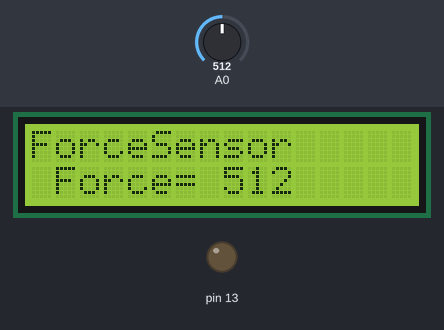
This sketch was run on a simulated Arduino Uno, built with avr-gcc and run on an emulated ATmega328P. Shown: 16×2 character LCD, output pins drawn as LEDs (lit = HIGH). The test bench sets the inputs (shaded band); at power-on: A0 = 512. What the sketch prints to the serial monitor is not drawn.

Above: at 1.2 s.
1.3 s: A0 set to 733
At 2.6 s:
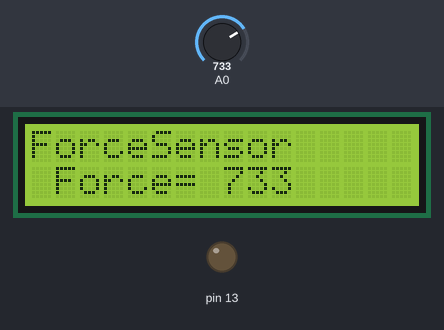
2.9 s: A0 set to 759
At 3.5 s:
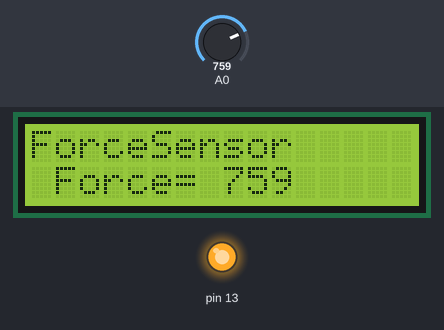
4.5 s: A0 set to 740
At 5.5 s:
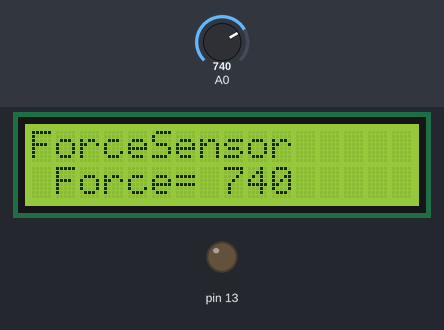
Timing chart, 0 to 7.5 s (numbered marks = the images above; inputs shaded):
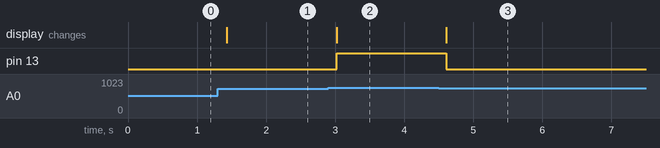

Measured:
- the behaviour switches between 749 and 750 on A0 (found by bisection; images 1 and 2)
- after the input at 1.3 s, the display: changes after 0.13 s (image 1)
- after the input at 2.9 s, pin 13: LOW → HIGH after 0.12 s; the display: changes after 0.12 s (image 2)
- after the input at 4.5 s, pin 13: HIGH → LOW after 0.11 s; the display: changes after 0.11 s (image 3)

The sketch:

forcesensor1.ino
```cpp
//  Abhinav Tripathi
//   ForceSensor

#include <Adafruit_LiquidCrystal.h>
int forceSensor = 0;
Adafruit_LiquidCrystal lcd_1(0);

void setup(){
  pinMode(A0, INPUT);
  Serial.begin(9600);
  lcd_1.begin(16, 2);
  pinMode(13, OUTPUT);
}
void loop(){
  forceSensor = analogRead(A0);
  Serial.println(forceSensor);
  lcd_1.setCursor(0, 0);
  lcd_1.print("ForceSensor");
  lcd_1.setCursor(0, 1);
  lcd_1.print(" Force=");
  lcd_1.setCursor(8, 1);
  lcd_1.print(forceSensor);
  if (forceSensor >= 750) {
    digitalWrite(13, HIGH);
  }
  else {
    digitalWrite(13, LOW);
  }
  delay(100);
}
```
